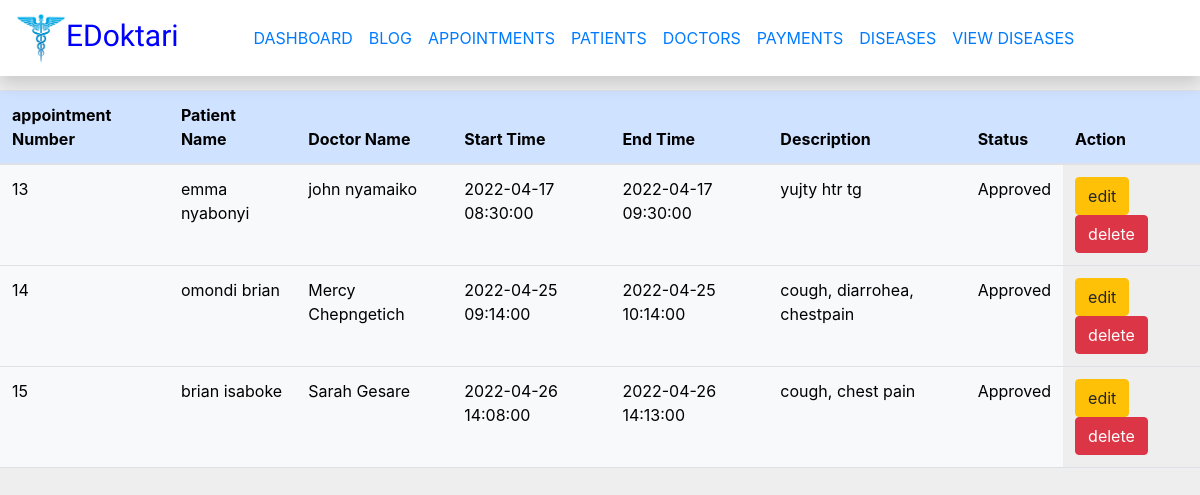
Screenshot of /allappointments.php with the database file from the repository.
### tables this page shows
CREATE TABLE `appointment` (
  `appointment_id` int(255) NOT NULL,
  `patientname` varchar(255) NOT NULL,
  `patientemail` varchar(30) NOT NULL,
  `doctorname` varchar(255) NOT NULL,
  `doctoremail` varchar(255) NOT NULL,
  `startdate` datetime NOT NULL,
  `enddate` datetime NOT NULL,
  `description` tinytext NOT NULL,
  `status` varchar(255) NOT NULL
);

### allappointments.php (the view, shortened to what this page needs)
<?Php
include "admin_login.php";
	?>
<!DOCTYPE html>
<html>
<head>
<link rel="stylesheet" href="https://cdnjs.cloudflare.com/ajax/libs/malihu-custom-scrollbar-plugin/3.1.5/jquery.mCustomScrollbar.min.css">
<link rel="stylesheet" href="https://cdn.jsdelivr.net/npm/bootstrap@5.1.3/dist/css/bootstrap.min.css">
<link rel="stylesheet" href="https://cdn.jsdelivr.net/npm/bootstrap@4.5.3/dist/css/bootstrap.min.css">
    <link rel="stylesheet" href="https://cdnjs.cloudflare.com/ajax/libs/bootstrap-datepicker/1.9.0/css/bootstrap-datepicker.min.css">
    <link rel="stylesheet" href="https://maxcdn.bootstrapcdn.com/bootstrap/4.0.0/css/bootstrap.min.css">
    <link rel="stylesheet" href="https://cdnjs.cloudflare.com/ajax/libs/font-awesome/4.7.0/css/font-awesome.min.css">
</head>
<body>
<nav class="navbar navbar-expand-lg navbar-light bg-white shadow fixed-top">
    <a class="navbar-brand" href="admindashboard.php" style = "font-family: 'kaushan Script';font-size: 30px;color:blue;"><img src="EDoktari_logo.png" width="50" height="50" class="d-inline-block align-top" alt="">EDoktari</a>
    <div class="collapse navbar-collapse " id="navbarNavDropdown">
    <ul class="navbar-nav mx-auto">
    <li class="nav-item">
        <a class="nav-link text-primary" href="admindashboard.php">DASHBOARD</a>
      </li>
       <li class="nav-item">
        <a class="nav-link text-primary" href="index.php">BLOG</a>
      </li>
      <li class="nav-item">
        <a class="nav-link text-primary" href="allappointments.php">APPOINTMENTS</a>
      </li>
      <li class="nav-item">
        <a class="nav-link text-primary" href="allpatients.php">PATIENTS</a>
      </li>
      <li class="nav-item">
        <a class="nav-link text-primary" href="alldoctors.php">DOCTORS</a>
      </li>
      <li class="nav-item">
        <a class="nav-link text-primary" href="allpayments.php">PAYMENTS</a>
      </li>
      <li class="nav-item">
        <a class="nav-link text-primary" href="admindiseases.php">DISEASES</a>
      </li>
      <li class="nav-item">
        <a class="nav-link text-primary" href="viewdiseases.php">VIEW DISEASES</a>
      </li>
    </ul>
    </div>
  </nav>
<section>
<table class='table'>
        <thead class='table-primary'>
          <tr>
            <th scope='col'>appointment Number</th>
            <th scope='col'>Patient Name</th>
            <th scope='col'>Doctor Name</th>
            <th scope='col'>Start Time</th>
            <th scope='col'>End Time</th>
            <th scope='col'>Description</th>
            <th scope='col'>Status</th>
            <th  scope='col'>Action</th>
          </tr>
        </thead>
        <tbody>
<?php
                $sql = "SELECT * FROM appointment";
                $query = mysqli_query($conn,$sql);
    while ($row = mysqli_fetch_array($query))
    {
    ?>
          <tr>
            <td class="table-light"><?php  echo $row['appointment_id'];?></td>
            <td class="table-light"><?php  echo $row['patientname'];?></td>
            <td class="table-light"><?php  echo $row['doctorname'];?></td>
            <td class="table-light"><?php  echo $row['startdate'];?></td>
            <td class="table-light"><?php  echo $row['enddate'];?></td>
            <td class="table-light"><?php  echo $row['description'];?></td>
            <td class="table-light"><?php  echo $row['status'];?></td>
			<td>
            <a href="admineditappointment.php?appointment_id=<?php echo $row["appointment_id"]; ?>" class="btn btn-warning">edit</a>
            <a href="delete.php?appointment_id=<?php echo $row["appointment_id"]; ?>" class="btn btn-danger" onclick="return confirm('Are you sure to delete?');">delete</a>
			</td>
          </tr>
<?php } ?>
</tbody>
</table>

### allappointments.php (style rules this page uses)
body { margin-top:0px; background:#eee; }
section { margin-top:90px; }

### rows the page displays
appointment: appointment_id "13", patientname "emma nyabonyi", doctorname "john nyamaiko", startdate "2022-04-17 08:30:00", enddate "2022-04-17 09:30:00", description "yujty htr tg", status "Approved"
appointment: appointment_id "14", patientname "omondi brian", doctorname "Mercy Chepngetich", startdate "2022-04-25 09:14:00", enddate "2022-04-25 10:14:00", description "cough, diarrohea, chestpain", status "Approved"
appointment: appointment_id "15", patientname "brian isaboke", doctorname "Sarah Gesare", startdate "2022-04-26 14:08:00", enddate "2022-04-26 14:13:00", description "cough, chest pain", status "Approved"
